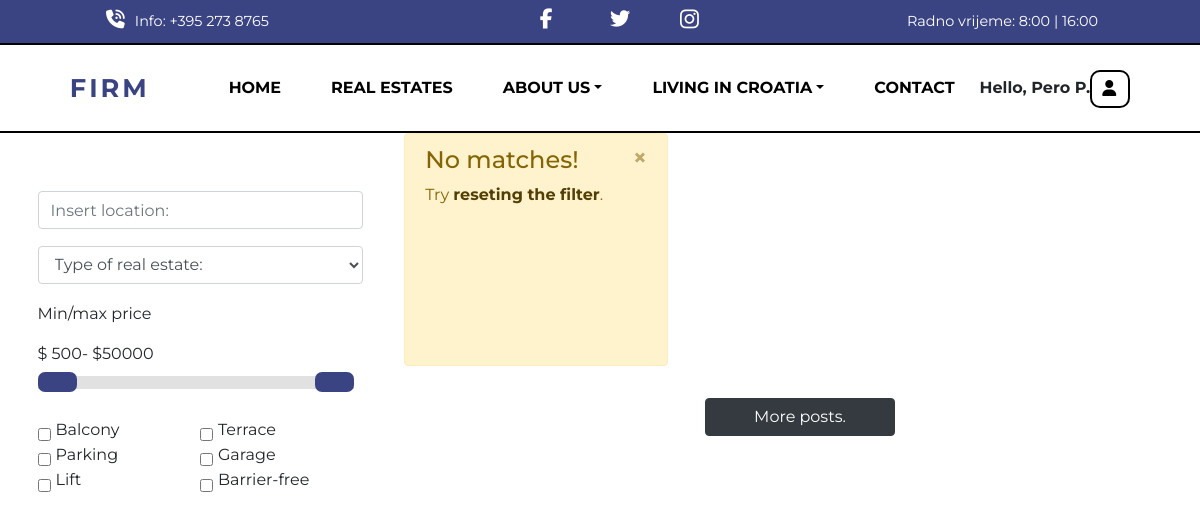
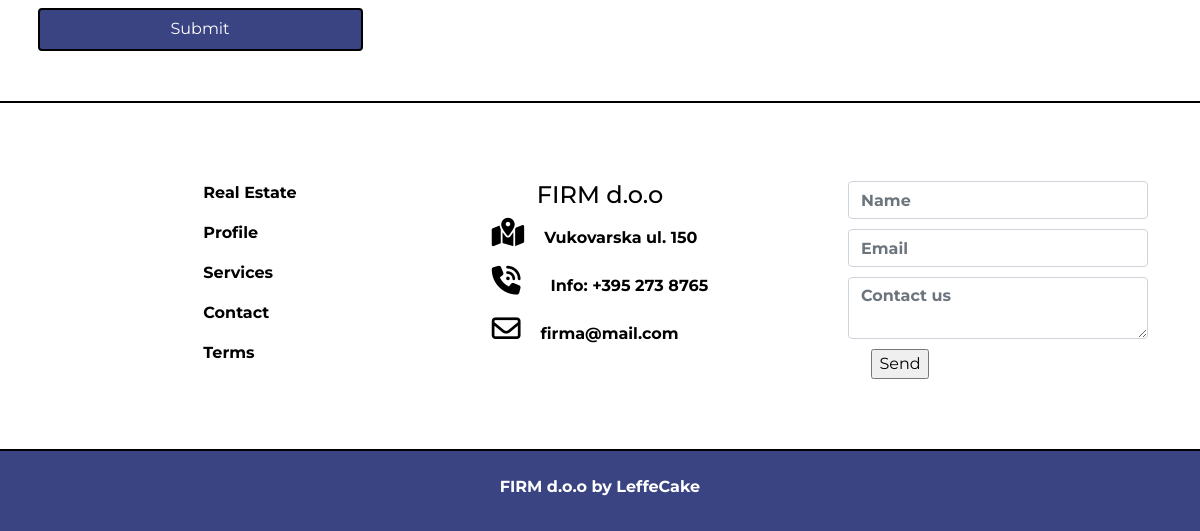
The page /subSites/realEstates/realEstates.php on the database as committed earlier (2 pictures, top to bottom).
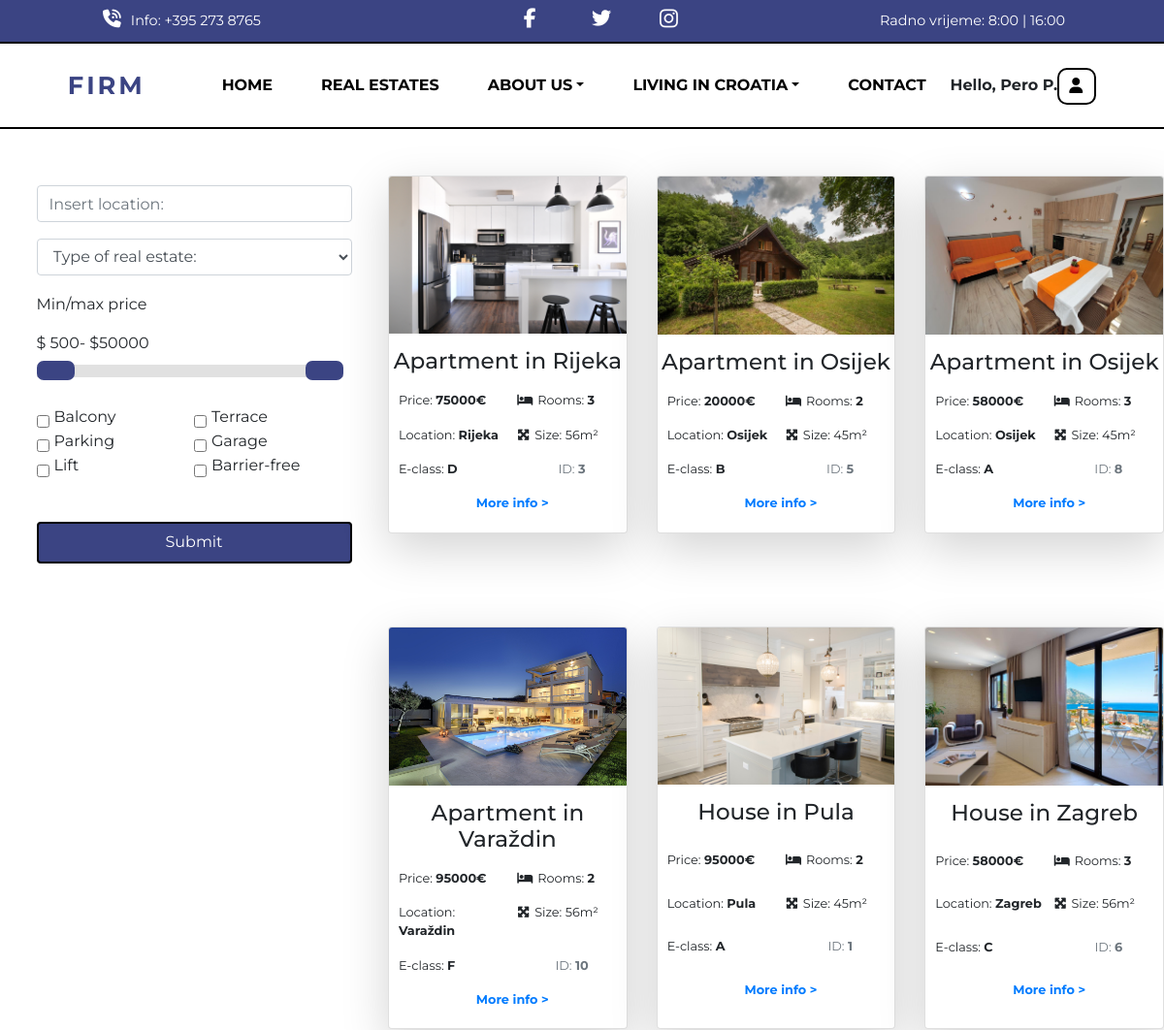
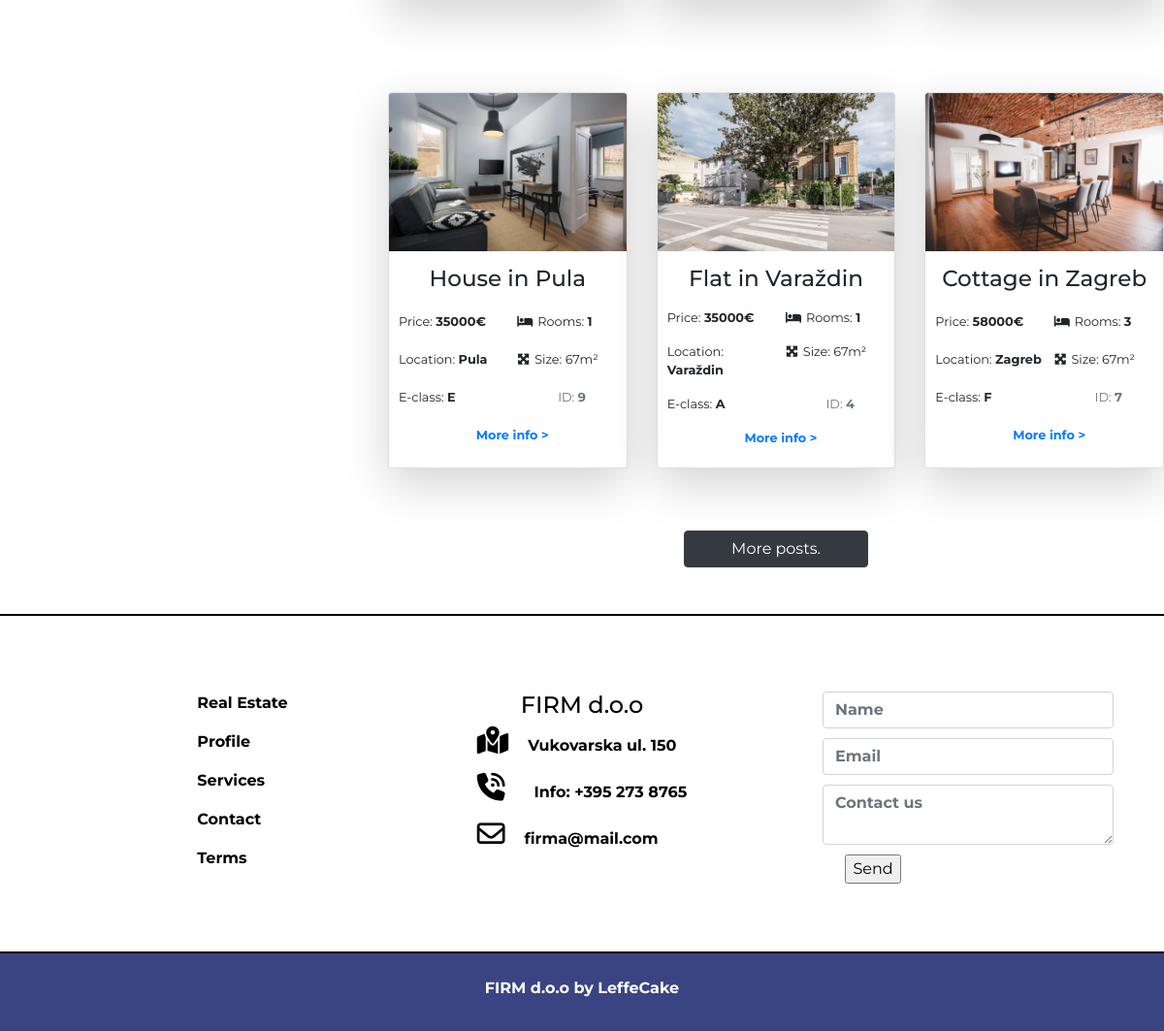
The same page on the database as committed later (2 pictures, top to bottom).
### tables this page shows
CREATE TABLE `estates` (
  `id` int(6) UNSIGNED NOT NULL,
  `type` int(11) DEFAULT NULL,
  `city` int(11) DEFAULT NULL,
  `price` int(11) NOT NULL,
  `rooms` int(11) DEFAULT NULL,
  `floors` int(11) DEFAULT NULL,
  `property_size` int(11) DEFAULT NULL,
  `living_space` int(11) DEFAULT NULL,
  `balcony` tinyint(1) DEFAULT NULL,
  `terrace` tinyint(1) DEFAULT NULL,
  `construction_year` int(11) DEFAULT NULL,
  `last_renovation` int(11) DEFAULT NULL,
  `description` mediumtext DEFAULT NULL,
  `energy_class` int(11) DEFAULT NULL,
  `heating_system` int(11) DEFAULT NULL,
  `parking` tinyint(1) DEFAULT NULL,
  `lift` tinyint(1) DEFAULT NULL,
  `barrier_free` tinyint(1) DEFAULT NULL,
  `internet` tinyint(1) DEFAULT NULL
);

CREATE TABLE `estatetypes` (
  `id` int(11) NOT NULL,
  `type` varchar(40) NOT NULL
);

CREATE TABLE `city` (
  `id` int(11) NOT NULL,
  `name` varchar(85) NOT NULL
);

CREATE TABLE `energy_classes` (
  `id` int(11) NOT NULL,
  `class` varchar(5) NOT NULL
);

### subSites/realEstates/getEstates.php (the view, shortened to what the changed rows need)
<?php
require_once("../../includes/dbh.inc.php");
if (isset($_POST["filterEstates"])) {
    $filter=[];
    if (isset($_POST["cityEs"])) {
        $filter["city"]=$_POST["cityEs"];
    }
    if (isset($_POST["typeEs"])) {
        $filter["type"]=$_POST["typeEs"];
    }
    if (isset($_POST["balcony"])){
        $filter["balcony"]=$_POST["balcony"];
    }
    if (isset($_POST["terrace"])){
        $filter["terrace"]=$_POST["terrace"];
    }
    if (isset($_POST["parking"])){
        $filter["parking"]=$_POST["parking"];
    }
    if (isset($_POST["garage"])){
        $filter["garage"]=$_POST["garage"];
    }
    if (isset($_POST["lift"])){
        $filter["lift"]=$_POST["lift"];
    }
    if (isset($_POST["barrierFreeAccess"])){
        $filter["barrier_free"]=$_POST["barrierFreeAccess"];
    }
    function checkForValues($filter){
        foreach ($filter as $key => $value) {
            if ($value=="") {
                unset($filter[$key]);
            }
        }
        return $filter;
    }
    $filter=checkForValues($filter);
    $sql="SELECT
    estates.price,
    estates.rooms,
    estates.property_size,
    estates.id,
    city.name as `city`,
    estatetypes.type,
    energy_classes.class as `en-class`
    FROM estates
    INNER JOIN city ON (estates.city = city.id)
    INNER JOIN estatetypes ON (estates.type = estatetypes.id)
    INNER JOIN energy_classes ON (estates.energy_class = energy_classes.id)
    WHERE ";
    if (count($filter)==1) {
        foreach ($filter as $key => $value) {
            if ($key=="city") {
                $sql.="city.id='$value'";
            }
            elseif ($key=="type") {
                $sql.="estatetypes.id='$value'";
            }
            elseif ($key=="balcony") {
                $sql.="estates.balcony=1";
            }
            elseif ($key=="terrace") {
                $sql.="estates.terrace=1";
            }
            elseif ($key=="parking") {
                $sql.="estates.parking=1";
            }
            elseif ($key=="garage") {
                $sql.="estates.garage=1";
            }
            elseif ($key=="lift") {
                $sql.="estates.lift=1";
            }
            elseif ($key=="barrier_free") {
                $sql.="estates.barrier_free=1";
            }
        }
    }elseif (count($filter)>1) {
        $and="";
        foreach ($filter as $key => $value) {
            if ($key=="city") {
                $sql.=$and."city.id='$value' ";
                $and="AND ";
            }
            elseif ($key=="type") {
                $sql.=$and."estatetypes.id='$value' ";
                $and="AND ";
            }
            elseif ($key=="balcony") {
                $sql.=$and."estates.balcony=1 ";
                $and="AND ";
            }
            elseif ($key=="terrace") {
                $sql.=$and."estates.terrace=1 ";
                $and="AND ";
            }
            elseif ($key=="parking") {
                $sql.=$and."estates.parking=1 ";
                $and="AND ";
            }
            elseif ($key=="garage") {
                $sql.=$and."estates.garage=1 ";
                $and="AND ";
            }
            elseif ($key=="lift") {
                $sql.=$and."estates.lift=1 ";
                $and="AND ";
            }
            elseif ($key=="barrier_free") {
                $sql.=$and."estates.barrier_free=1 ";
                $and="AND ";
            }
        }
    }else{
        $sql.="true";
    }
    $result = $connection->query($sql);
    $result=fillResults($result);
}else{
    $sql = "SELECT
    estates.price,
    estates.rooms,
    estates.property_size,
    estates.id,
    city.name as `city`,
    estatetypes.type,
    energy_classes.class as `en-class`
    FROM estates
    INNER JOIN city ON (estates.city = city.id)
    INNER JOIN estatetypes ON (estates.type = estatetypes.id)
    INNER JOIN energy_classes ON (estates.energy_class = energy_classes.id)";
    $result = $connection->query($sql);
    $result=fillResults($result);
}
function fillResults($result){
    $resultAds="";
    if ($result->num_rows > 0) {
        while($row = $result->fetch_assoc()) {
            $imgPath='../../img/estates/'.$row['id'].'/';
            $images=scandir($imgPath);
            $location=ucfirst($row["city"]);
            $type=ucfirst($row["type"]);
            $resultAds.='<div class="card shadow-lg mt-5 mb-5" data-aos="fade-up" data-aos-duration="1500">
            <img src='.$imgPath.$images[2].' class="card-img-top" alt="Real estate image">
            <div class="card-body">
                <h3 class="card-title text-center pb-1">'.$type.' in '.$location.'</h3>
                <p class="card-text">Price: <b>'.$row["price"].'€</b></p>
                <p class="card-text"><i class="fas fa-bed"></i>Rooms: <b>'.$row["rooms"].'</b></p>
                <p class="card-text">Location: <b>'.$location.'</b></p>
                <p class="card-text"><i class="fas fa-expand-arrows-alt"></i></i>Size: '.$row["property_size"].'m²</b></p>
                <p class="card-text">E-class: <b>'.$row["en-class"].'</b></p>
                <p class="card-text text-center text-muted">ID: <b>'.$row["id"].'</b></p>
                <p class="card-text text-center text-muted hov"><a href="../activePost/activePost.php?id='.$row["id"].'"><b>More info ></b></a></p>
            </div>
        </div>';
        }
    } else {$resultAds.='
    <div class="alert alert-dismissible alert-warning">
        <button type="button" class="close" data-dismiss="alert">&times;</button>
        <h4 class="alert-heading">No matches!</h4>
        <p class="mb-0">Try <a href="#" class="alert-link">reseting the filter</a>.</p>
    </div>';}
    return $resultAds;
}
?>

Rows that differ between the two databases and show on the page:
now on this page (row edited): estates: shows a picture, type.type "Apartment", city.name "Rijeka", price "75000", rooms "3", property_size "56", energy_class.class "D", id "3"
now on this page (row edited): estates: shows a picture, type.type "Apartment", city.name "Osijek", price "20000", rooms "2", property_size "45", energy_class.class "B", id "5"
now on this page (row edited): estates: shows a picture, type.type "Apartment", city.name "Osijek", price "58000", rooms "3", property_size "45", energy_class.class "A", id "8"
now on this page (row edited): estates: shows a picture, type.type "Apartment", city.name "Varaždin", price "95000", rooms "2", property_size "56", energy_class.class "F", id "10"
now on this page (row edited): estates: shows a picture, type.type "House", city.name "Pula", price "95000", rooms "2", property_size "45", energy_class.class "A", id "1"
now on this page (row edited): estates: shows a picture, type.type "House", city.name "Zagreb", price "58000", rooms "3", property_size "56", energy_class.class "C", id "6"
now on this page (row edited): estates: shows a picture, type.type "House", city.name "Pula", price "35000", rooms "1", property_size "67", energy_class.class "E", id "9"
now on this page (row edited): estates: shows a picture, type.type "Flat", city.name "Varaždin", price "35000", rooms "1", property_size "67", energy_class.class "A", id "4"
now on this page (row edited): estates: shows a picture, type.type "Cottage", city.name "Zagreb", price "58000", rooms "3", property_size "67", energy_class.class "F", id "7"
Other text that changed with them:
text no longer shown: "× No matches! Try reseting the filter ."
